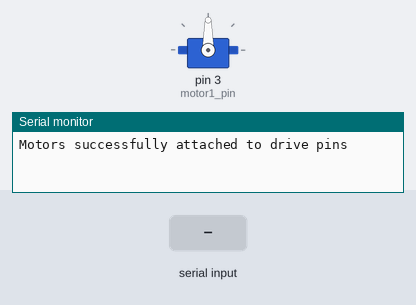
A sketch run on a simulated Arduino Uno, built with avr-gcc and run on an emulated ATmega328P. Shown: servo, the last lines printed to the serial monitor. The test bench sets the inputs (shaded band).

Above: at 1.2 s.
1.3 s: "A" received over Serial
At 2.9 s:
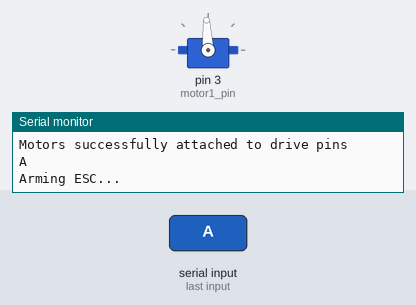
3.5 s: "a" received over Serial
At 4.4 s:
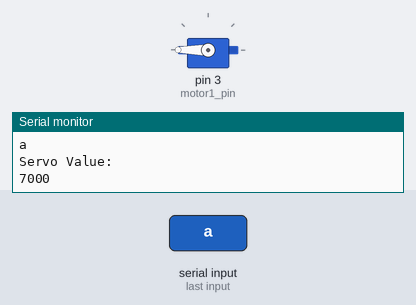
5.5 s: "S" received over Serial
At 7.1 s:
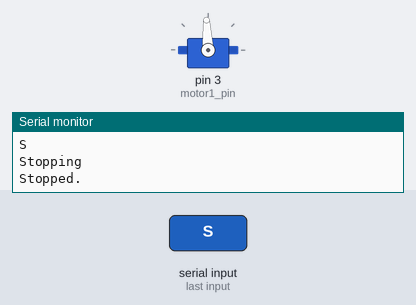
Timing chart, 0 to 8.6 s (numbered marks = the images above; inputs shaded):
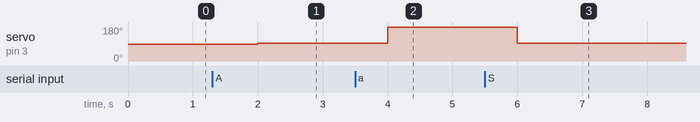

Measured:
- after the input at 1.3 s, servo on pin 3 (motor1_pin): 90° → 93° after 0.70 s
- after the input at 3.5 s, servo on pin 3 (motor1_pin): 93° → 180° after 0.50 s
- after the input at 5.5 s, servo on pin 3 (motor1_pin): 180° → 93° after 0.50 s

The sketch:

J_serial_comms_and_motor_control_2_1_13.ino
```cpp
/*********************************************************************
  Written by Mitch Fynaardt with Jeff Kloosterman and Mike Capozzoli
  Date: February 1, 2013

  This sketch utilizes software serial library to capture date from
  ArduIMU V3 and prints values back to the user. The Arduino UNO also
  captures user input via the hardware serial port and calculates a
  servo motor speed.
*********************************************************************/

#include <SoftwareSerial.h>
#include <Servo.h>

// software serial port definition
// This port is used to recieve and transmit from the IMU to the Arduino Uno
SoftwareSerial IMU_serial(2,4); // RX, TX

char serial_in[64];                          // char buffer used to store incoming IMU data
char find_target[4] = {'!','!','!'};         // each string coming from the IMU will be preceeded by three exclamation points '!'
char end_tag = '*';                          // each string coming from the IMU will be terminated by a star character '*'

#define motor1_pin 3
//#define motor2_pin 5
//#define motor3_pin 6
//#define motor4_pin 9
//#define motor5_pin 10
//#define motor6_pin 11

// Servo objects to control servo motors
Servo motor1;
//Servo motor_2;
//Servo motor_3;
//Servo motor_4;
//Servo motor_5;
//Servo motor_6;

// Initialize motor speeds to neutral
int motor1_speed = 1500;

boolean stopped = true;
boolean armed = false;

#define DEBUGGING 1                          // used to print debugging messages

void setup() {
  Serial.begin(38400);
  IMU_serial.begin(38400);
  motor_setup();
  #if DEBUGGING == 1
    if (motor_setup() == true) {
      Serial.println("Motors successfully attached to drive pins");
    } else {
      Serial.println("Motor pins not attached");
    }
  #endif
}

void loop() {
  if (get_IMU_data(serial_in)) {
    // Parsing Function for extracting IMU values from Serial buffer

  }
  // Motor adjustment based on IMU input
  motor_driver(stopped, armed);
}


/*********************************************************************
  Function to read IMU values
  Input: Pointer to char array
  Output: Boolean - if data retrieved, bool == true
  ********************************************************************
*/
boolean get_IMU_data(char* storage_buffer) {
  if (IMU_serial.available()>=0) {
    if (IMU_serial.find(find_target) == true) {
      IMU_serial.readBytesUntil(end_tag,storage_buffer,64);
    #if DEBUGGING == 1
      Serial.println(storage_buffer);
    #endif
    return true;
    } else {
      IMU_serial.flush();
      return false;
    }
  }
}
/****************************************************************
  End IMU serial read module
****************************************************************/

/****************************************************************
  Motor module
  This function attaches motor pins and runs startup configurations
****************************************************************/
boolean motor_setup() {
  motor1.attach(motor1_pin);
  return motor1.attached();
}
/****************************************************************
  End Motor Module
****************************************************************/

/****************************************************************
  Motor Driver Module
  Input: Booleans - state of the servo motor
  Output: Boolean - if motors updated, bool == true
  This function starts and stops each motor according to input
****************************************************************/
boolean motor_driver(boolean& temp_stopped, boolean& temp_armed) {
  if (Serial.available() > 0) {
    char driver_input = Serial.read();
    Serial.println(driver_input); // allows user to see the received char
    if ((driver_input == 'A' || driver_input == 'a') && !temp_armed) {
      ESCArm();
    } else if ((driver_input == 'S' || driver_input == 's') && !temp_stopped) {
      Stop();
    } else if (driver_input == '0') {
      Serial.println("0 is not an acceptable input");
    } else if (!temp_stopped) {
      int speed_scaling_int = int(driver_input) - int('0');
      motor1_speed = map(speed_scaling_int, 1, 9, 1000, 2000);
      Serial.println("Servo Value: ");
      Serial.println(motor1_speed);
      motor1.writeMicroseconds(motor1_speed);
    }
    return true;
  } else {
    return false;
  }
}
/****************************************************************
  End Motor Module
****************************************************************/

/****************************************************************
  ESCArm module
  This function arms the ESCs
****************************************************************/
void ESCArm() {
  Serial.println("Arming ESC...");
  motor1.writeMicroseconds(1500);
  delay(1000);
  Serial.println("Done!");
  armed = true;
  stopped = false;
}
/****************************************************************
  End Motor Module
****************************************************************/

/****************************************************************
  Stop module
  This function disarms the ESCs
****************************************************************/
void Stop() {
  Serial.println("Stopping");
  motor1.writeMicroseconds(1500);
  delay(1000);
  Serial.println("Stopped.");
  delay(100);
  armed = false;
  stopped = true;
}
/****************************************************************
  End Motor Module
****************************************************************/
```
